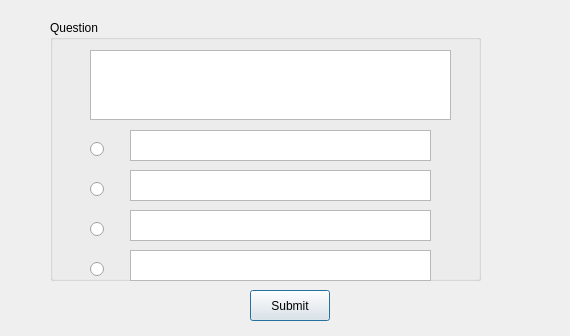
<?xml version="1.0" encoding="UTF-8"?>
<ui version="4.0">
 <class>studentMCQ</class>
 <widget class="QDialog" name="studentMCQ">
  <property name="enabled">
   <bool>true</bool>
  </property>
  <property name="geometry">
   <rect>
    <x>0</x>
    <y>0</y>
    <width>570</width>
    <height>336</height>
   </rect>
  </property>
  <property name="windowTitle">
   <string>Dialog</string>
  </property>
  <widget class="QGroupBox" name="groupBox">
   <property name="geometry">
    <rect>
     <x>50</x>
     <y>20</y>
     <width>431</width>
     <height>261</height>
    </rect>
   </property>
   <property name="title">
    <string>Question</string>
   </property>
   <widget class="QTextEdit" name="Question">
    <property name="geometry">
     <rect>
      <x>40</x>
      <y>30</y>
      <width>361</width>
      <height>70</height>
     </rect>
    </property>
   </widget>
   <widget class="QTextEdit" name="option1">
    <property name="geometry">
     <rect>
      <x>80</x>
      <y>110</y>
      <width>301</width>
      <height>31</height>
     </rect>
    </property>
   </widget>
   <widget class="QTextEdit" name="option2">
    <property name="geometry">
     <rect>
      <x>80</x>
      <y>150</y>
      <width>301</width>
      <height>31</height>
     </rect>
    </property>
   </widget>
   <widget class="QTextEdit" name="option3">
    <property name="geometry">
     <rect>
      <x>80</x>
      <y>190</y>
      <width>301</width>
      <height>31</height>
     </rect>
    </property>
   </widget>
   <widget class="QTextEdit" name="option4">
    <property name="geometry">
     <rect>
      <x>80</x>
      <y>230</y>
      <width>301</width>
      <height>31</height>
     </rect>
    </property>
   </widget>
   <widget class="QRadioButton" name="radioButton">
    <property name="geometry">
     <rect>
      <x>40</x>
      <y>120</y>
      <width>84</width>
      <height>19</height>
     </rect>
    </property>
    <property name="text">
     <string/>
    </property>
   </widget>
   <widget class="QRadioButton" name="radioButton_2">
    <property name="geometry">
     <rect>
      <x>40</x>
      <y>160</y>
      <width>84</width>
      <height>19</height>
     </rect>
    </property>
    <property name="text">
     <string/>
    </property>
   </widget>
   <widget class="QRadioButton" name="radioButton_3">
    <property name="geometry">
     <rect>
      <x>40</x>
      <y>200</y>
      <width>84</width>
      <height>19</height>
     </rect>
    </property>
    <property name="text">
     <string/>
    </property>
   </widget>
   <widget class="QRadioButton" name="radioButton_4">
    <property name="geometry">
     <rect>
      <x>40</x>
      <y>240</y>
      <width>84</width>
      <height>19</height>
     </rect>
    </property>
    <property name="text">
     <string/>
    </property>
   </widget>
  </widget>
  <widget class="QPushButton" name="pushButton">
   <property name="geometry">
    <rect>
     <x>250</x>
     <y>290</y>
     <width>80</width>
     <height>31</height>
    </rect>
   </property>
   <property name="text">
    <string>Submit</string>
   </property>
  </widget>
 </widget>
 <resources/>
 <connections/>
</ui>
